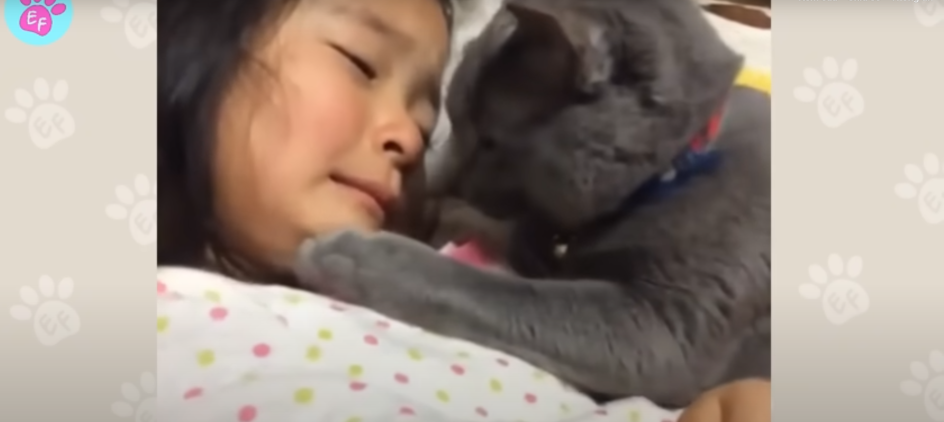
#> input picture images/41.png, 1887 x 844 px, given in place of 45.png, which was not available (shown at 1/2 size)
$ python mergev_final_advence_ok.py   (older library calls are emulated)
#> lines starting #> are read from the running program, lines starting #| are printed output that depends on the picture; after the words box and inside, x2 and y2 are one past the last pixel; in counts of white or black regions, pixels touching at a corner belong together; pictures that were not available may be replaced by others from this repository, and a replacement may not be noted
#> further down, img is the input picture: shape (844, 1887, 3); mean B, G, R 131.6, 141.3, 154.9
import cv2
import numpy as np


# [213 lines left out: functions detect_seam_boundaries_v3, detect_seam_boundaries_optimized, not called in this run]

def detect_seam_boundaries_cpu_fast(image, thresholds=[0.7, 0.6, 0.5, 0.4, 0.3, 0.2], max_width=1200,
                               min_seam_width=0.1, max_seam_width=0.3, seam_width_is_ratio=True,
                               ignore_edges=False, edge_margin=30,
                               show=False):
    """
    Bản CPU Siêu Tốc dành riêng cho luồng frame CPU trên Windows.
    Giữ nguyên 100% toán học gốc (np.sqrt) để đạt độ chính xác tuyệt đối,
    nhưng triệt tiêu việc tạo mảng rác để CPU không bị nghẽn bộ nhớ đệm (Cache).
    """
#> called with max_width = 1200, min_seam_width = 0.3, max_seam_width = 0.9, seam_width_is_ratio = True, ignore_edges = False, edge_margin = 50, show = True
    h, w = image.shape[:2]
#> h = 844; w = 1887

    if ignore_edges:
        image_working = image[:, edge_margin: w - edge_margin]
        w = image_working.shape[1]
    else:
        image_working = image

    if seam_width_is_ratio:
        max_seam_width_px = int(w * max_seam_width)
#> max_seam_width_px = 1698
        min_seam_width_px = int(w * min_seam_width)
#> min_seam_width_px = 566
    else:
        max_seam_width_px = max_seam_width
        min_seam_width_px = min_seam_width

    # 1. Chuyển xám và làm mịn chuẩn hóa
    gray = cv2.cvtColor(image_working, cv2.COLOR_BGR2GRAY)
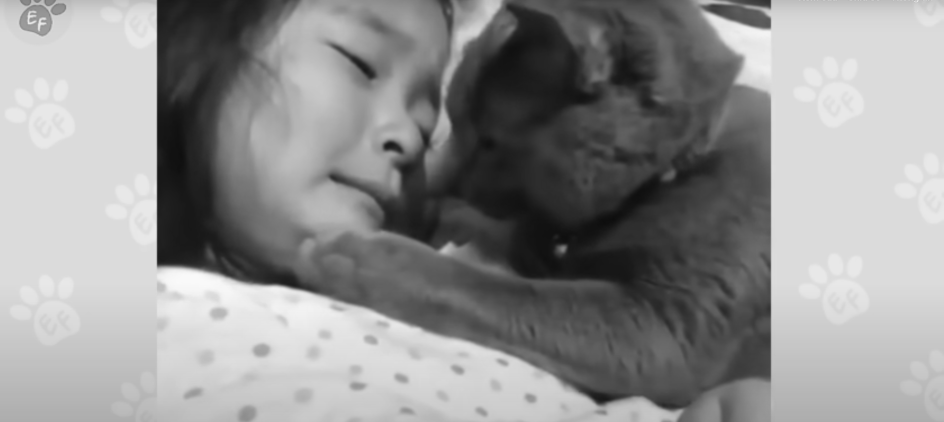
#> gray: shape (844, 1887) (shown at 1/2 size); min 13, max 250, mean 144.3
    gray = cv2.GaussianBlur(gray, (5, 5), 0)

    # 2. 🔥 TỐI ƯU HÓA SOBEL CPU: Dùng kiểu dữ liệu 16S thay vì 64F nặng nề
    # Đạo hàm Sobel 16-bit (số nguyên) chạy nhanh gấp 3-4 lần bản 64-bit float thô trên CPU
    sobelx = cv2.Sobel(gray, cv2.CV_16S, 1, 0, ksize=3)
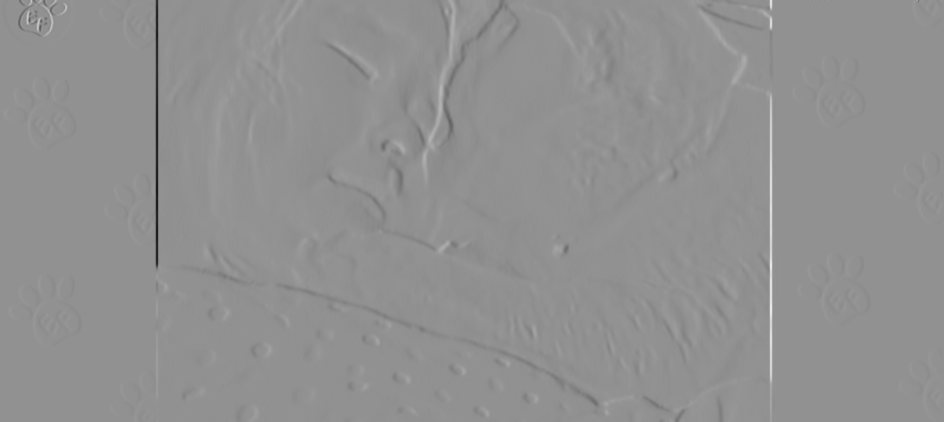
#> sobelx: shape (844, 1887) int16 (shown at 1/2 size); min -422, max 320, mean 0; drawn with min black and max white
    sobely = cv2.Sobel(gray, cv2.CV_16S, 0, 1, ksize=3)
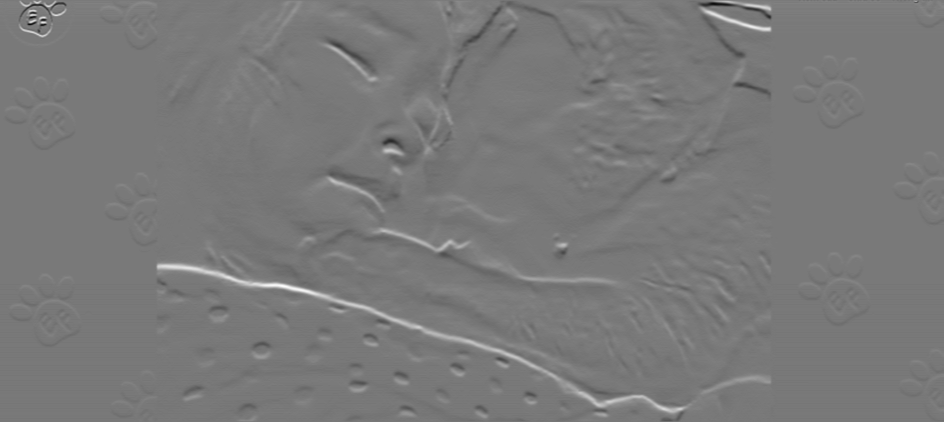
#> sobely: shape (844, 1887) int16 (shown at 1/2 size); min -184, max 203, mean 0.5; drawn with min black and max white

    # Ép kiểu nhanh từ 16S sang 32F để tính toán căn bậc hai phi tuyến tính
    sobelx_32f = sobelx.astype(np.float32)
    sobely_32f = sobely.astype(np.float32)

    # Giữ nguyên 100% công thức quyết định độ chính xác test case của bạn
    gradient_mag = np.sqrt(sobelx_32f**2 + sobely_32f**2)
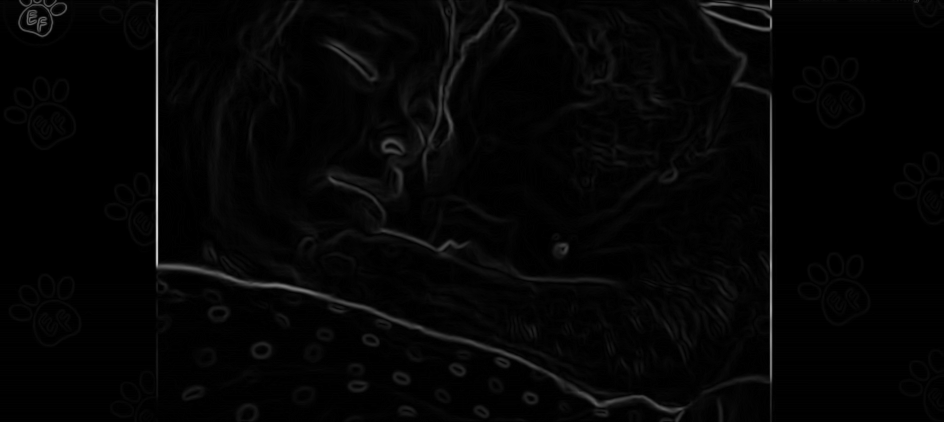
#> gradient_mag: shape (844, 1887) float32 (shown at 1/2 size); min 0, max 422, mean 8.3; drawn with min black and max white

    max_grad = np.max(gradient_mag)
#> max_grad = 422
    if max_grad == 0:
        max_grad = 1e-10

    # Chuẩn hóa mảng về uint8 nhanh bằng hàm tối ưu của OpenCV thay vì chia mảng Python
    gradient_mag = cv2.convertScaleAbs(gradient_mag, alpha=(255.0 / max_grad))

    # 3. Tính toán năng lượng cột tích lũy
    column_energy = gradient_mag.sum(axis=0).astype(np.float32)
#> column_energy = 1887 values, max 129248 at index 314, min 322 at index 0, mean 4216.2
    ptp_val = np.ptp(column_energy)
#> ptp_val = 128926
    if ptp_val == 0:
        ptp_val = 1e-10
    energy_norm = (column_energy - column_energy.min()) / ptp_val
#> energy_norm = 1887 values, max 1 at index 314, min 0 at index 0, mean 0.0302

    left_edge, right_edge = None, None
    seam_indices = []
    seam_region = None

    # Chỉ copy ma trận ảnh gốc khi bật màn hình giao diện debug (show=True)
    result = image_working if not show else image_working.copy()

    # 4. Quét danh sách các ngưỡng cấu hình trên mảng 1D (siêu nhẹ)
    kernel = np.ones((1, 15), np.uint8)
    for threshold in thresholds:
        binary_mask = (energy_norm > threshold).astype(np.uint8)
        # Ép ma trận 1D chạy qua hàm đóng hình thái học hình học
        closed = cv2.morphologyEx(binary_mask[None, :], cv2.MORPH_CLOSE, kernel)[0]
        seam_indices = np.where(closed > 0)[0]

        if len(seam_indices) > 0:
            left_tmp = int(seam_indices.min())
            right_tmp = int(seam_indices.max())
            seam_width = right_tmp - left_tmp

            if min_seam_width_px <= seam_width <= max_seam_width_px:
                left_edge = left_tmp
                right_edge = right_tmp
                seam_region = image_working[:, left_edge:right_edge]
                break
#> this loop made 1 pass
#> (seam_indices, left_tmp, right_tmp, seam_width, left_edge, right_edge) on pass 1: ([313, 314, 1541, 1542], 313, 1542, 1229, 313, 1542)
#> pass 1, in detect_seam_boundaries_cpu_fast, `seam_region = image_working[:, left_edge:right_edge]`:
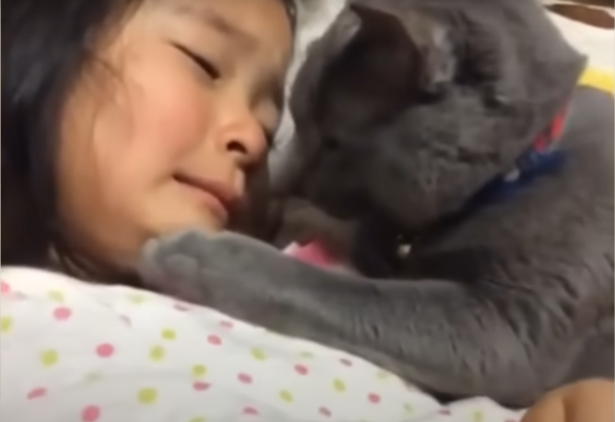
#> seam_region: shape (844, 1229, 3) (shown at 1/2 size); mean B, G, R 94.8, 104.4, 121.2

    # 5. Khớp nối ngược lại biên gốc nếu có ignore_edges
    if left_edge is not None and right_edge is not None:
        if ignore_edges:
            left_edge += edge_margin
            right_edge += edge_margin
            seam_region = image[:, left_edge:right_edge]

    # 6. Triệt tiêu toàn bộ vòng lặp vẽ tranh 'cv2.line' khi chạy ngầm Production (show=False)
    if show:
        seam_vis = image_working.copy()
        if len(seam_indices) > 0:
            for x in seam_indices:
                cv2.line(seam_vis, (x, 0), (x, seam_vis.shape[0]), (0, 0, 255), 1)
#> this loop made 4 passes
#> x on passes 1 to 4: 313, 314, 1541, 1542
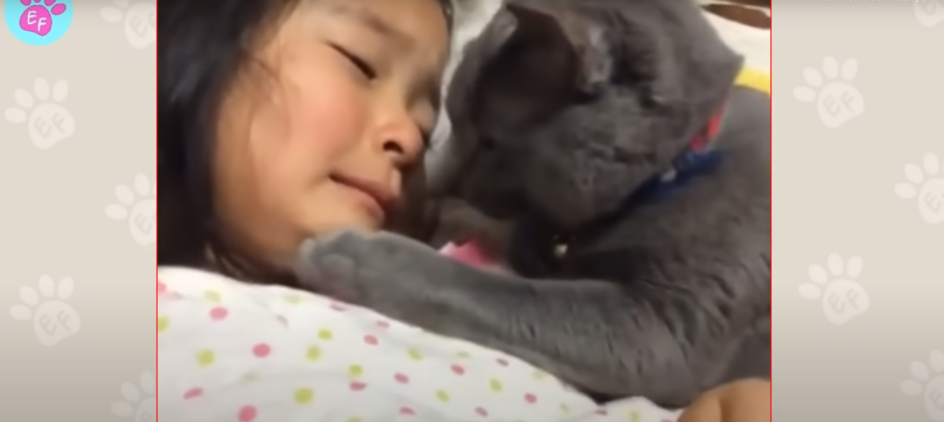
#> seam_vis: shape (844, 1887, 3) (shown at 1/2 size); 0.21% of pixels changed, all inside (x1, y1, x2, y2) = (313, 0, 1543, 844)

            result = image_working.copy()
            cv2.line(result, (int(seam_indices.min()), 0), (int(seam_indices.min()), result.shape[0]), (0, 255, 0), 2)
            cv2.line(result, (int(seam_indices.max()), 0), (int(seam_indices.max()), result.shape[0]), (0, 255, 0), 2)

        def resize_view(img):
            h, w = img.shape[:2]
#> h = 844; w = 1887
            if w > max_width:
                ratio = max_width / w
#> ratio = 0.636
                return cv2.resize(img, (int(w * ratio), int(h * ratio)))
            return img

        cv2.imshow("1. Original Image", resize_view(image))
        cv2.imshow("2. Gradient Magnitude", resize_view(gradient_mag))
#> in resize_view (call 2), `return cv2.resize(img, (int(w * ratio), int(h * ratio)))`:
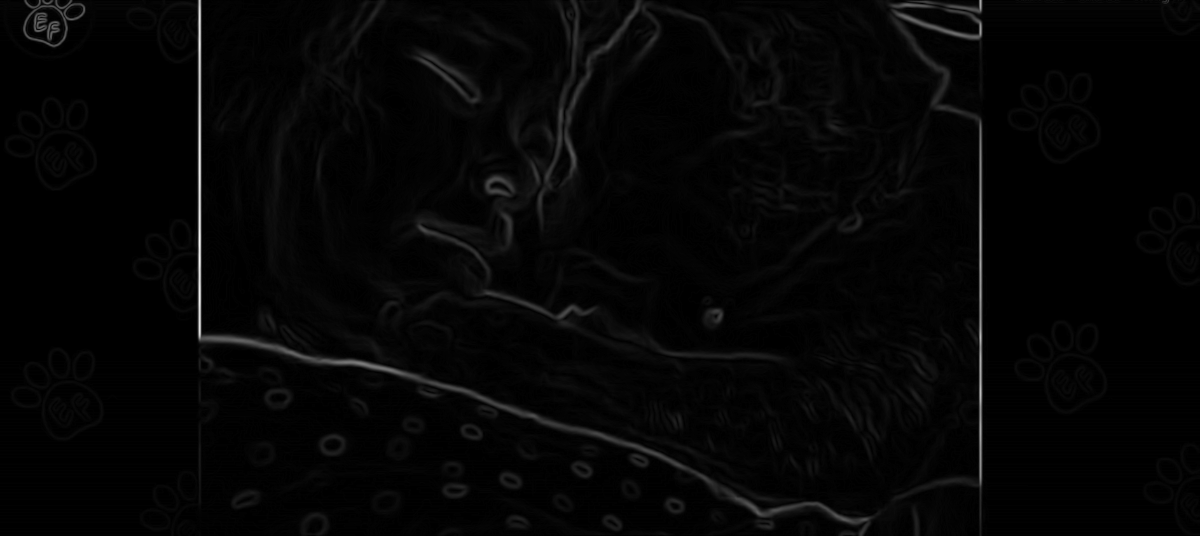
#> returned value: shape (536, 1200); min 0, max 246, mean 4.9
        cv2.imshow("4. Seam Lines (Red)", resize_view(seam_vis))
        cv2.imshow("5. Seam Edges (Green)", resize_view(result))
        if seam_region is not None:
            cv2.imshow("6. Cropped Seam Region", resize_view(seam_region))
        cv2.waitKey(0)
        cv2.destroyAllWindows()

    return {
        "left_edge": left_edge,
        "right_edge": right_edge,
        "seam_indices": seam_indices.tolist() if (show and len(seam_indices) > 0) else [],
        "seam_region": seam_region,
        "result_image": result if show else image
    }
if __name__ == "__main__":
    # Ví dụ dùng cho nhiều ảnh
    start = 45
    count = 56
    debug = True
    thresholds = [0.7, 0.6, 0.5, 0.4]  # Danh sách các ngưỡng để thử

    for i in range(start, count):
        image_path = f'images/{i}.png'
        img = cv2.imread(image_path)
        if img is None:
            print(f"Lỗi: Không thể đọc ảnh từ đường dẫn {image_path}")
            continue

        result = detect_seam_boundaries_cpu_fast(img, thresholds=thresholds, min_seam_width=0.3,
                                        max_seam_width=0.9, show=debug, ignore_edges=False, edge_margin=50)
#> result = 5 items

        if result["seam_region"] is not None:
            output_path = f'output_seam_region_{i}.png'
            cv2.imwrite(output_path, result["seam_region"])
            print(f"Ảnh vùng seam đã được lưu tại: {output_path}")
        else:
            print(f"Ảnh {i} không tìm được seam phù hợp với các ngưỡng {thresholds}.")
#> pass 2 of the loop `for i in range(start, count):`:
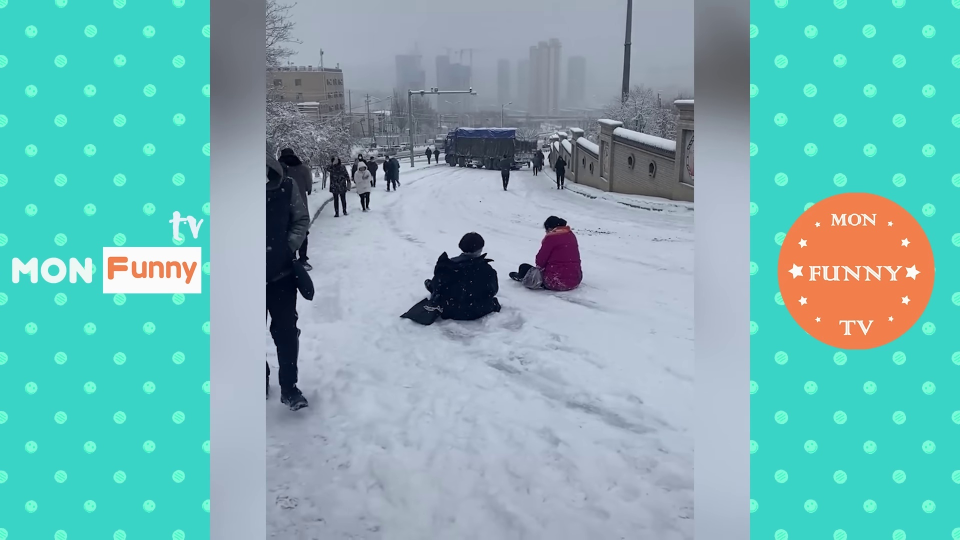
#> input picture images/42.png, 1920 x 1080 px, given in place of 46.png, which was not available (shown at 1/2 size)
#> img is the input picture: shape (1080, 1920, 3); mean B, G, R 180.1, 179.6, 119.3
#> sobelx: shape (1080, 1920) int16
#> sobely: shape (1080, 1920) int16
#> sobelx_32f: shape (1080, 1920) float32
#> sobely_32f: shape (1080, 1920) float32
#> in detect_seam_boundaries_cpu_fast (call 2), `gradient_mag = np.sqrt(sobelx_32f**2 + sobely_32f**2)`:
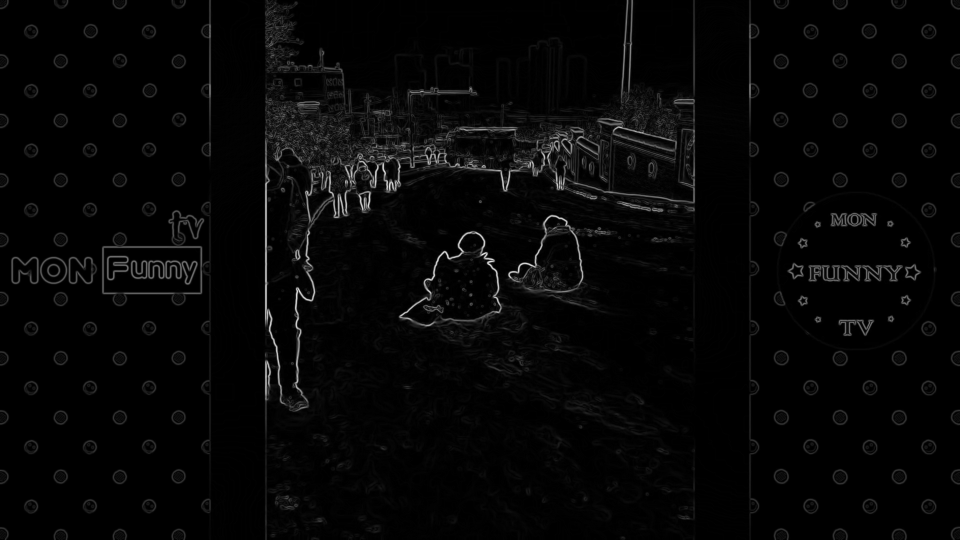
#> gradient_mag: shape (1080, 1920) float32 (shown at 1/2 size); min 0, max 516.1, mean 13.1; drawn with min black and max white
#> max_grad = 516.1
#> column_energy = 1920 values, max 107943 at index 531, min 0 at index 19, mean 6991.9
#> ptp_val = 107943
#> energy_norm = 1920 values, max 1 at index 531, min 0 at index 19, mean 0.0648
#> the loop in detect_seam_boundaries_cpu_fast (call 2), `for threshold in thresholds:` made 4 passes
#> (seam_indices, left_tmp, right_tmp, seam_width, left_edge, right_edge) on pass 4: ([530, 531, 532, 533, 1500], 530, 1500, 970, 530, 1500)
#> the loop in detect_seam_boundaries_cpu_fast (call 2), `for x in seam_indices:` made 5 passes
#> x on passes 1 to 5: 530, 531, 532, 533, 1500
#> in detect_seam_boundaries_cpu_fast (call 2), `cv2.imshow("6. Cropped Seam Region", resize_view(seam_region))`:
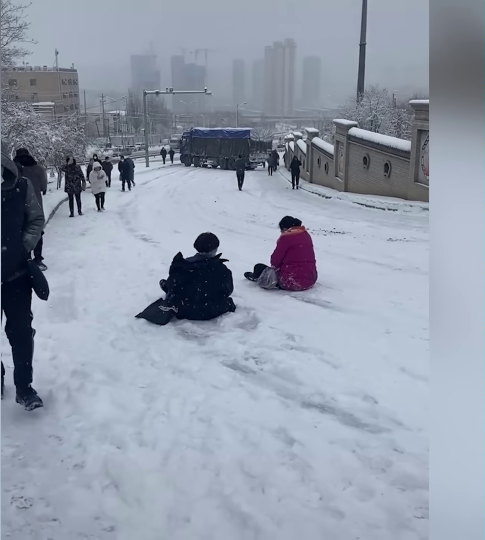
#> window '6. Cropped Seam Region': shape (1080, 970, 3) (shown at 1/2 size); mean B, G, R 171.2, 155.9, 147.2
